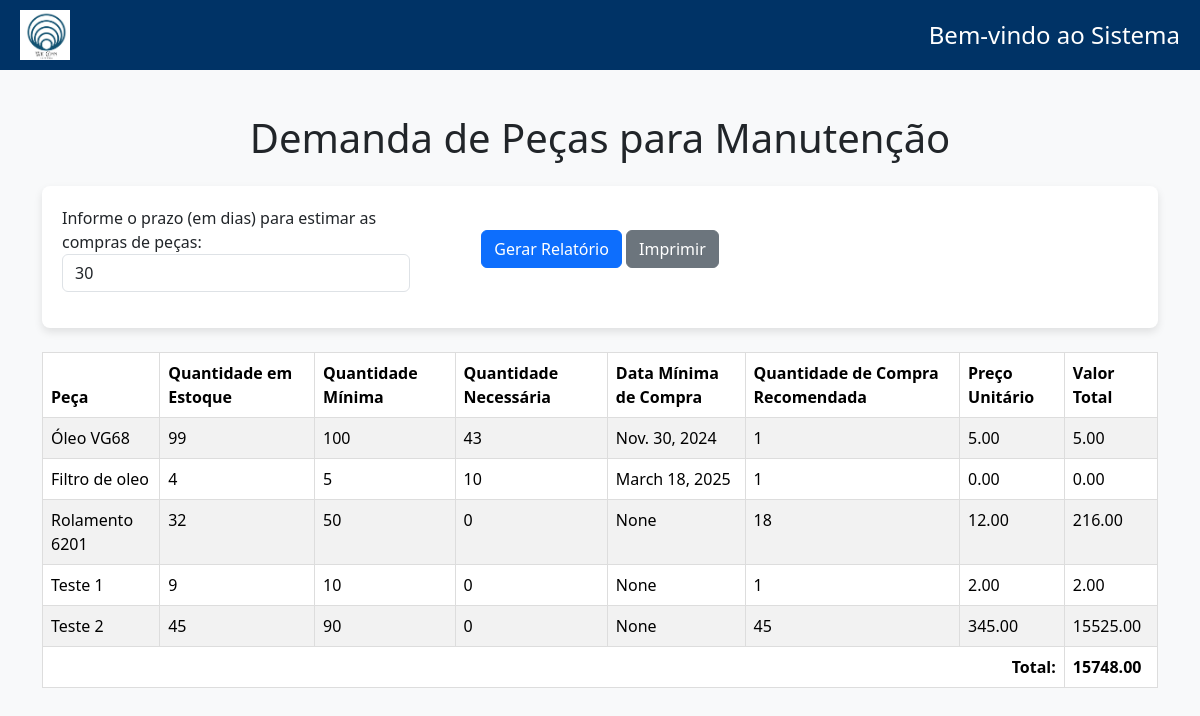
The page /pecas/ (signed in) on the database its author committed.
### cadEstoque/models.py (models this page shows, shortened)
class Pecas(models.Model):
    descricao = models.CharField(max_length=255)
    codigo = models.CharField(max_length=100)
    estoque_minimo = models.IntegerField(default=0)
    estoque_atual = models.IntegerField(default=0)
    preco =  models.DecimalField(max_digits=10, decimal_places=2, default=0)
    unidade_medida = models.CharField(max_length=20)  # kg, unidade, metro, etc
    localizacao = models.CharField(max_length=100, help_text="Localização física no estoque")
    data_ultima_compra = models.DateField(null=True)
    vida_util = models.IntegerField(null=True, help_text="Vida útil em dias")
    fornecedor = models.ForeignKey(
        'CadFornecedor.Fornecedor',  # Relaciona ao modelo Fornecedor do app CadFornecedor
        on_delete=models.SET_NULL,
        related_name='pecas',
        null=True,
        blank=True
    )
    orcamentos = models.FileField(upload_to='orcamentos/', blank=True, null=True)
    foto = models.ImageField(upload_to='fotos_pecas/', null=True, blank=True)
    observacoes = models.TextField(null=True, blank=True)

### GestaoPrev/models.py (models this page shows, shortened)
class ManutencaoPreventiva(models.Model):
    equipamento = models.ForeignKey(
        'CadEquip.Equipamento', on_delete=models.CASCADE, related_name='manutencoes'
    )
    pecas = models.ManyToManyField(
    'cadEstoque.Pecas',
    related_name='manutencoes',
    blank=True
    )
    tipo_calculo = models.CharField(max_length=100, choices=[('horas', 'Horas'), ('meses', 'Meses'), ('ambos', 'Ambos')])
    requer_parada = models.BooleanField(default=False)
    descricao = models.TextField()
    status = models.CharField(max_length=50, choices=[
        ('programada', 'Programada'),
        ('em_execucao', 'Em Execução'),
        ('atrasada', 'Atrasada')
    ], default='Programada')
    duracao_estimada = models.FloatField(help_text="Duração estimada em horas", null=True)
    duracao_real = models.FloatField(help_text="Duração real em horas", null=True)
    data_ultima_manutencao = models.DateField(null=True, blank=True)
    data_proxima_manutencao = models.DateField(null=True, blank=True)
    horimetro_atual = models.FloatField(null=True, blank=True)
    periodo_meses = models.IntegerField(null=True, blank=True)
    horas_intervalo = models.FloatField(null=True, blank=True)
    procedimentos = models.FileField(upload_to='procedimento_pdfs/', blank=True, null=True)

### relatorios/views.py (the view, shortened to what this page needs)
# urls.py: path('pecas/', gerar_relatorio_pecas, name='relatorio_pecas'),
@login_required
def gerar_relatorio_pecas(request):
    prazo_dias = int(request.GET.get('prazo', 30))  # Padrão configurado para 30 dias
    if prazo_dias > 0:
        data_futura = date.today() + timedelta(days=prazo_dias)
    else:
        data_futura = None
    pecas_necessarias = {}
    if data_futura:
        manutencoes = ManutencaoPreventiva.objects.filter(
            status__in=['programada', 'em_execucao'],
            data_proxima_manutencao__lte=data_futura
        )
        for manutencao in manutencoes:
            for pecas_manutencao in manutencao.pecas_necessarias.all():
                peca = pecas_manutencao.peca
                quantidade_necessaria = pecas_manutencao.quantidade
                if peca not in pecas_necessarias:
                    pecas_necessarias[peca] = {
                        'quantidade_necessaria': 0,
                        'quantidade_estoque': peca.estoque_atual,
                        'estoque_minimo': peca.estoque_minimo,
                        'preco_unitario': peca.preco,
                        'data_primeira_demanda': manutencao.data_proxima_manutencao
                    }
                pecas_necessarias[peca]['quantidade_necessaria'] += quantidade_necessaria
                if manutencao.data_proxima_manutencao < pecas_necessarias[peca]['data_primeira_demanda']:
                    pecas_necessarias[peca]['data_primeira_demanda'] = manutencao.data_proxima_manutencao
    pecas_baixo_estoque = Pecas.objects.filter(estoque_atual__lt=F('estoque_minimo'))
    for peca in pecas_baixo_estoque:
        if peca not in pecas_necessarias:
            pecas_necessarias[peca] = {
                'quantidade_necessaria': 0,
                'quantidade_estoque': peca.estoque_atual,
                'estoque_minimo': peca.estoque_minimo,
                'preco_unitario': peca.preco,
                'data_primeira_demanda': None
            }
    valor_total_compra = 0
    for peca, dados in pecas_necessarias.items():
        if dados['quantidade_estoque'] < dados['estoque_minimo']:
            dados['quantidade_compra_recomendada'] = dados['estoque_minimo'] - dados['quantidade_estoque']
        else:
            estoque_faltante = dados['quantidade_necessaria'] - (dados['quantidade_estoque'] - dados['estoque_minimo'])
            dados['quantidade_compra_recomendada'] = max(estoque_faltante, 0)
        dados['valor_total'] = dados['quantidade_compra_recomendada'] * dados['preco_unitario']
        valor_total_compra += dados['valor_total']
    return render(request, 'relatorios/pecas.html', {
        'pecas_necessarias': pecas_necessarias,
        'data_futura': data_futura,
        'prazo_dias': prazo_dias,
        'valor_total_compra': valor_total_compra
    })

### relatorios/templates/relatorios/pecas.html (shortened to what this page needs)
{% extends 'base.html' %}
{% block content %}
<!DOCTYPE html>
<html lang="pt-br">
<head>
    <link href="https://cdn.jsdelivr.net/npm/bootstrap@5.3.2/dist/css/bootstrap.min.css" rel="stylesheet">
</head>
<body>
    <div class="container mt-4">
        <h1 class="text-center mb-4">Demanda de Peças para Manutenção</h1>
        <form method="GET" class="form-container">
            <div class="row g-3">
                <div class="col-md-4">
                    <div class="form-group">
                        <label for="prazo">Informe o prazo (em dias) para estimar as compras de peças:</label>
                        <input type="number" name="prazo" id="prazo" class="form-control" value="{{ prazo_dias }}" min="0">
                    </div>
                </div>
                <div class="col-md-4 text-center mt-4">
                    <button type="submit" class="btn btn-primary">Gerar Relatório</button>
                    <button type="submit" class="btn btn-secondary" name="imprimir" value="true">Imprimir</button>
                </div>
            </div>
        </form>
        {% if data_futura %}
            <table class="table table-striped mt-4">
                <thead>
                    <tr>
                        <th>Peça</th>
                        <th>Quantidade em Estoque</th>
                        <th>Quantidade Mínima</th>
                        <th>Quantidade Necessária</th>
                        <th>Data Mínima de Compra</th>
                        <th>Quantidade de Compra Recomendada</th>
                        <th>Preço Unitário</th>
                        <th>Valor Total</th>
                    </tr>
                </thead>
                <tbody>
                    {% for peca, dados in pecas_necessarias.items %}
                        <tr>
                            <td>{{ peca.descricao }}</td>
                            <td>{{ dados.quantidade_estoque }}</td>
                            <td>{{ dados.estoque_minimo }}</td>
                            <td>{{ dados.quantidade_necessaria }}</td>
                            <td>{{ dados.data_primeira_demanda }}</td>
                            <td>{{ dados.quantidade_compra_recomendada }}</td>
                            <td>{{ dados.preco_unitario|floatformat:2 }}</td>
                            <td>{{ dados.valor_total|floatformat:2 }}</td>
                        </tr>
                    {% endfor %}
                    <tr>
                        <td colspan="7" style="text-align: right; font-weight: bold;">Total:</td>
                        <td style="font-weight: bold;">{{ valor_total_compra|floatformat:2 }}</td>
                    </tr>
                </tbody>
            </table>
        {% else %}
            <p class="text-center">Por favor, informe um prazo para gerar o relatório.</p>
        {% endif %}
    </div>
</body>
</html>
{% endblock %}

### gestaoOS/static/css/style.css (style rules this page uses)
body { font-family: Garamond, sans-serif; margin: 0; padding: 0; background-color: #f9f9f9; color: #333; }
.container { padding: 20px; max-width: 800px; margin: 0 auto; }
.btn { padding: 5px 10px; text-decoration: none; border-radius: 4px; transition: background-color 0.3s; }
table { width: 100%; border-collapse: collapse; margin-top: 20px; }
table, th, td { border: 1px solid #ddd; }
th, td { padding: 10px; text-align: left; }
th { background-color: #f1f1f1; }
tr:nth-child(even) { background-color: #f9f9f9; }
input, select, textarea { width: 100%; }

### relatorios/templates/relatorios/pecas.html (style rules this page uses)
body { background-color: #f8f9fa; }
.form-container { background: #ffffff; border-radius: 8px; padding: 20px; box-shadow: 0 4px 8px rgba(0,0,0,0.1); }
.form-group { margin-bottom: 1rem; }
.btn { margin-top: 1rem; }
table { margin-top: 20px; background: white; border-collapse: collapse; }
th, td { border: 1px solid #ddd; padding: 8px; text-align: left; }
th { background-color: #007BFF; color: white; }

### rows shown on the page
Pecas: descricao "Óleo VG68", quantidade_estoque "99", estoque_minimo "100", quantidade_necessaria "43", data_primeira_demanda "Nov. 30, 2024", quantidade_compra_recomendada "1", preco_unitario "5.00", valor_total "5.00"
Pecas: descricao "Filtro de oleo", quantidade_estoque "4", estoque_minimo "5", quantidade_necessaria "10", data_primeira_demanda "March 18, 2025", quantidade_compra_recomendada "1", preco_unitario "0.00", valor_total "0.00"
Pecas: descricao "Rolamento 6201", quantidade_estoque "32", estoque_minimo "50", quantidade_necessaria "0", data_primeira_demanda "None", quantidade_compra_recomendada "18", preco_unitario "12.00", valor_total "216.00"
Pecas: descricao "Teste 1", quantidade_estoque "9", estoque_minimo "10", quantidade_necessaria "0", data_primeira_demanda "None", quantidade_compra_recomendada "1", preco_unitario "2.00", valor_total "2.00"
Pecas: descricao "Teste 2", quantidade_estoque "45", estoque_minimo "90", quantidade_necessaria "0", data_primeira_demanda "None", quantidade_compra_recomendada "45", preco_unitario "345.00", valor_total "15525.00"
